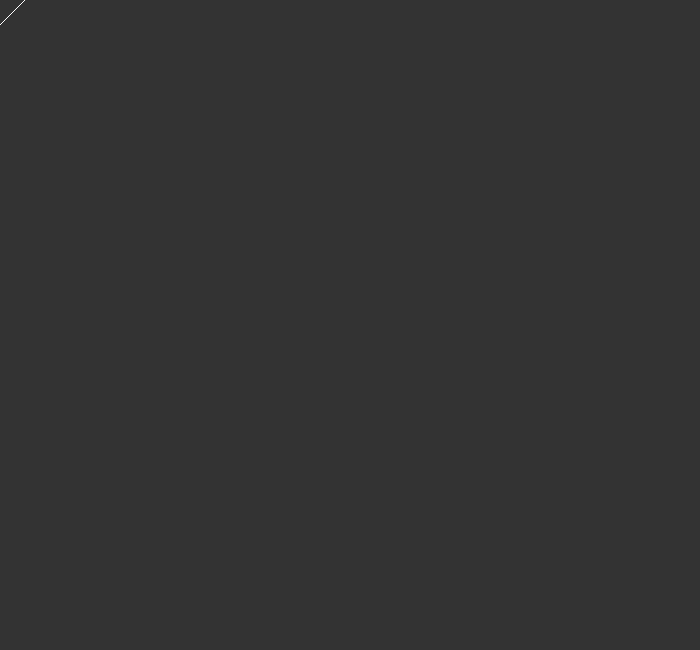
Frame 1 (no input)
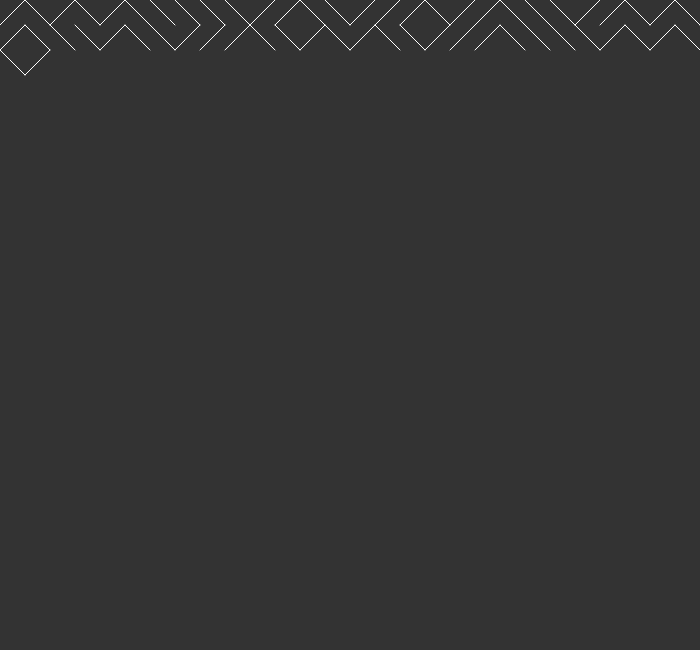
Frame 60 (no input)
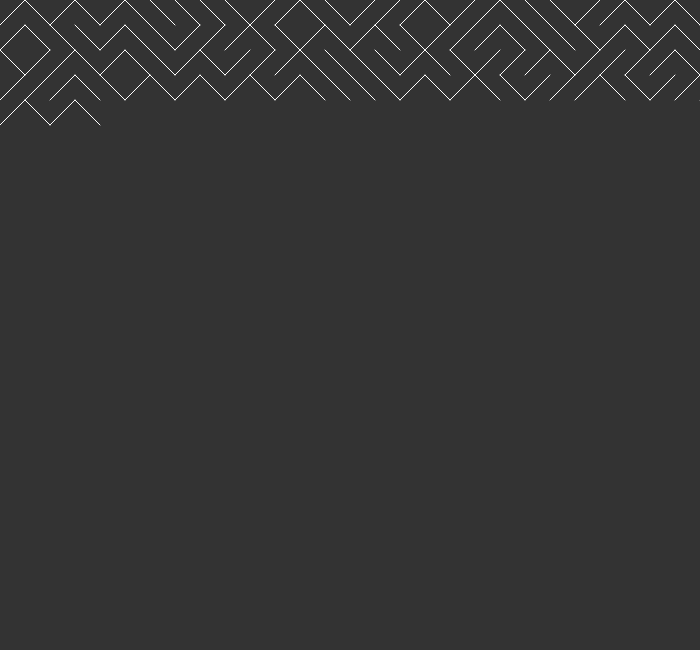
Frame 120 (the mouse pressed at the canvas centre since frame 60)

The p5.js sketch that drew these frames (run headless with seeded random() and noise() and a simulated clock; from frame 60 on, the mouse is pressed at the canvas centre):

// p5.js sketch
// ── sketch.js
let x = 0;
let y = 0;
let spacing = 25;

function setup() {
  createCanvas(700, 650);
  background(51);
}

function draw() {
  stroke(255);
  if (random(1) < 0.5) {
    line(x, y, x + spacing, y + spacing);
  } else {
    line(x, y + spacing, x + spacing, y);
  }
  x += spacing;
  if (x > width) {
    x = 0;
    y += spacing;
  }
}
